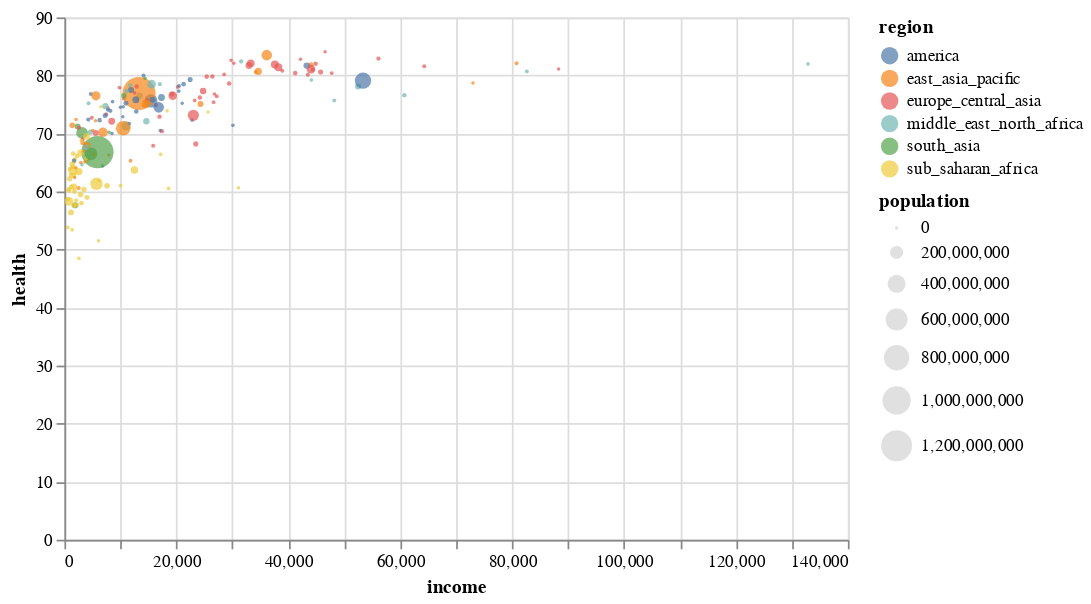

This figure's notebook cell:
### Code cell
regions = df["region"].unique()
bind = alt.selection_interval(bind='scales', encodings=["x"])

select_regions = alt.selection_point(
    name = "Select",
    fields = ["region"],
    bind = alt.binding_select(options = regions)
)

alt.Chart(df).mark_circle().add_params(
    select_regions,
    bind
).encode(
    x = alt.X("income:Q"),
    y = alt.Y("health:Q"),
    size = alt.Size("population:Q"),
    color = alt.condition(select_regions, "region:N", alt.value("lightgray")),
    tooltip = "country:N"
).properties(width=450)

### Figure 1 — Vega-Lite specification as saved in the notebook (floating-point values rounded to 4 significant figures; data arrays with more than 128 entries replaced by an {"elided": "..."} marker saying what was removed)
{"config": {"view": {"continuousWidth": 300, "continuousHeight": 300}}, "data": {"name": "data-0cccb53798da4802be2d0e8a4b32b4c1"}, "mark": {"type": "circle"}, "encoding": {"color": {"condition": {"param": "Select", "field": "region", "type": "nominal"}, "value": "lightgray"}, "size": {"field": "population", "type": "quantitative"}, "tooltip": {"field": "country", "type": "nominal"}, "x": {"field": "income", "type": "quantitative"}, "y": {"field": "health", "type": "quantitative"}}, "params": [{"name": "Select", "select": {"type": "point", "fields": ["region"]}, "bind": {"input": "select", "options": ["south_asia", "europe_central_asia", "middle_east_north_africa", "sub_saharan_africa", "america", "east_asia_pacific"]}}, {"name": "param_6", "select": {"type": "interval", "encodings": ["x"]}, "bind": "scales"}], "width": 450, "$schema": "https://vega.github.io/schema/vega-lite/v5.20.1.json", "datasets": {"data-0cccb53798da4802be2d0e8a4b32b4c1": {"elided": "187 records"}}}
